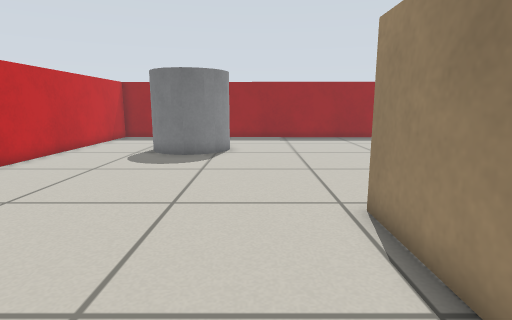
View 1 (above)

14 first-person views from a walk through a robot-simulator world made for Gazebo. The camera is 0.57 m above the floor, tilts 10° down and sees 80° across. The floor is counted in squares, 0.25 m on a side. Each view is taken from the middle of a square. On the plan, view 1 faces up. The plan holds only what a view shows up to about 18 squares ahead; the rest is blank. The place goes on beyond the plan. Robots are left out. Surface patterns are stand-ins for the level's own textures.

View 2
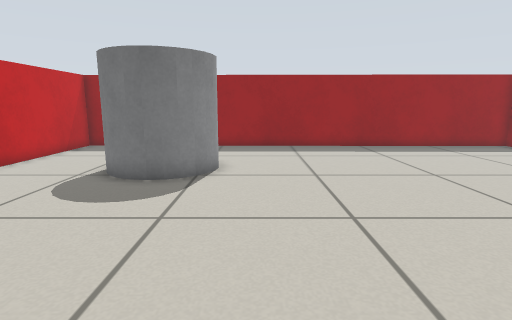

View 3
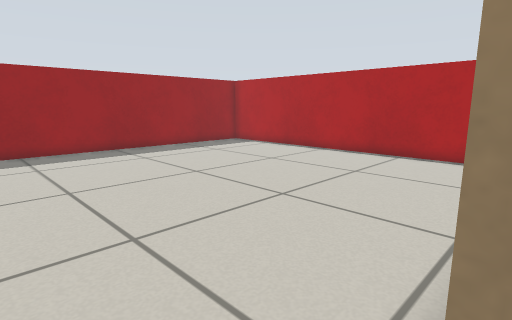

View 4
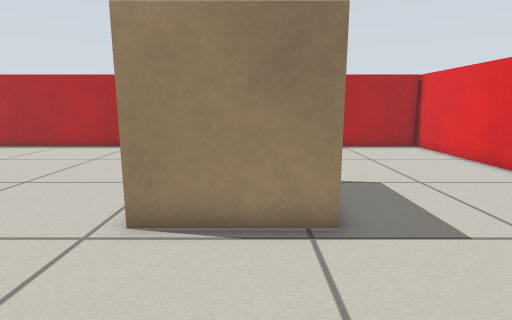

View 5
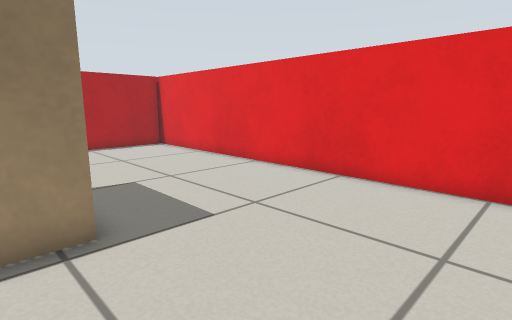

View 6
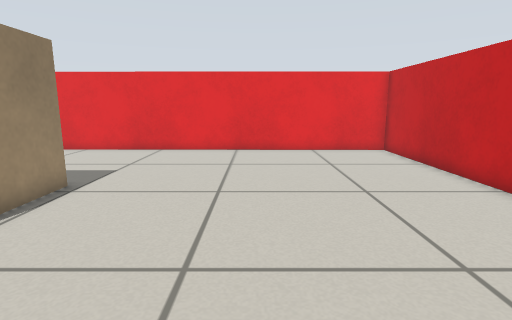

View 7
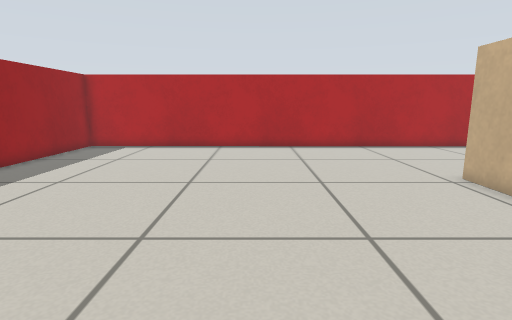

View 8
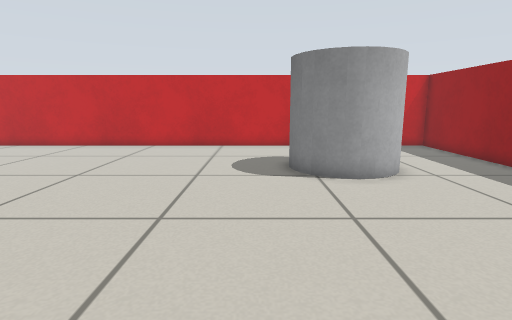

View 9
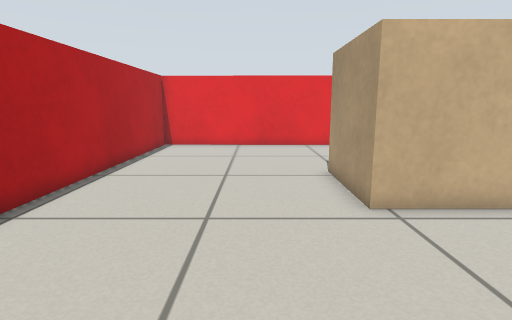

View 10
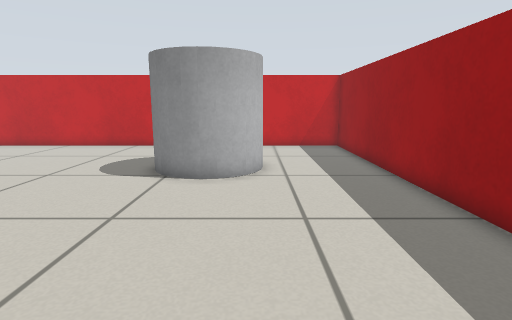

View 11
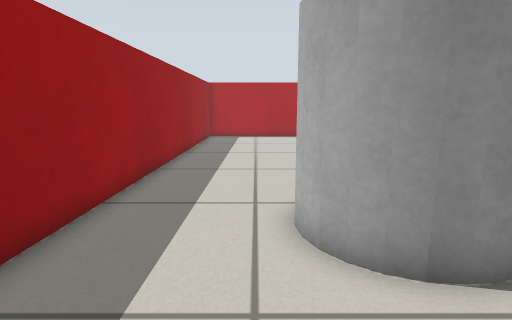

View 12
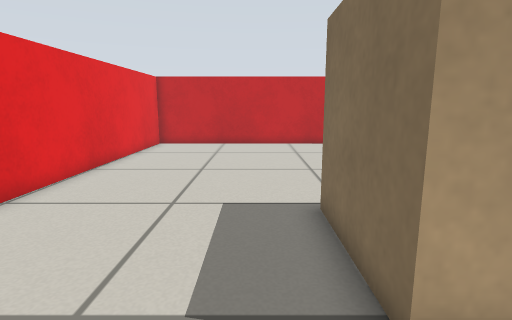

View 13
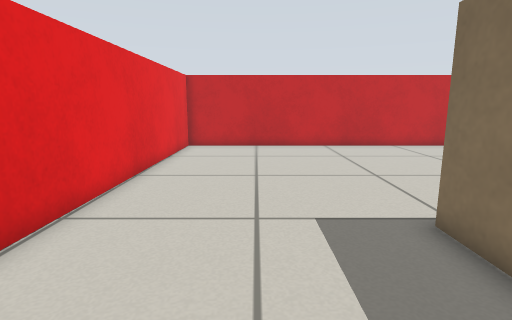

View 14
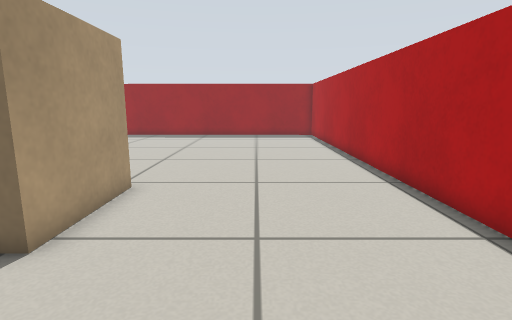

### Floor plan
Key: @ floor where view 1 was taken; # wall or solid block; . floor; C grey cylinder.
Columns run from 10 left of view 1 to 14 right of it. Each row starts with its distance up from view 1.
 23 #########################
 22 #.......................#
 21 #.......................#
 20 #.......................#
 19 #.......................#
 18 #....CCCC...............#
 17 #....C  C...............#
 16 #....C  CC..............#
 15 #....CCCC...............#
 14 #.....CC................#
 13 #.......................#
 12 #.......................#
 11 #.......................#
 10 #.......................#
  9 #.......................#
  8 #.......................#
  7 #.......................#
  6 #...........#####.......#
  5 #........... #  #.......#
  4 #........... #  #.......#
  3 #...........#####.......#
  2 #............####.......#
  1 #.......................#
  0 #.........@.............#
 -1 #.......................#
 -2 #.......................#
 -3 #.......................#
 -4 #.......................#
 -5 #########################

Positions as (right, up) in squares from view 1, and headings:
1: (0, 0), facing up
2: (0, 5), facing up
3: (0, 6), facing up-right
4: (-3, 4), facing right
5: (-3, 4), facing down-right
6: (-3, 11), facing down
7: (-3, 13), facing right
8: (8, 13), facing left
9: (9, 13), facing down
10: (8, 18), facing left
11: (-9, 19), facing right
12: (9, 1), facing left
13: (8, -1), facing left
14: (10, -2), facing up
